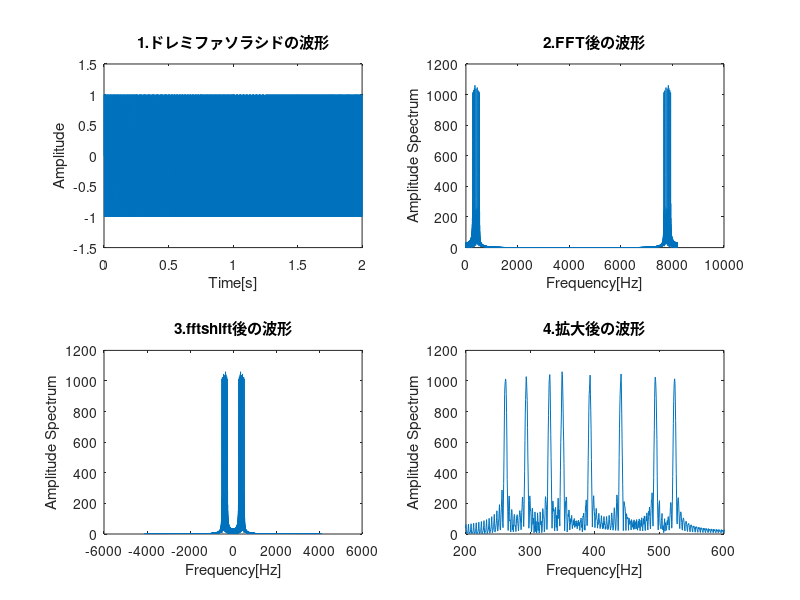
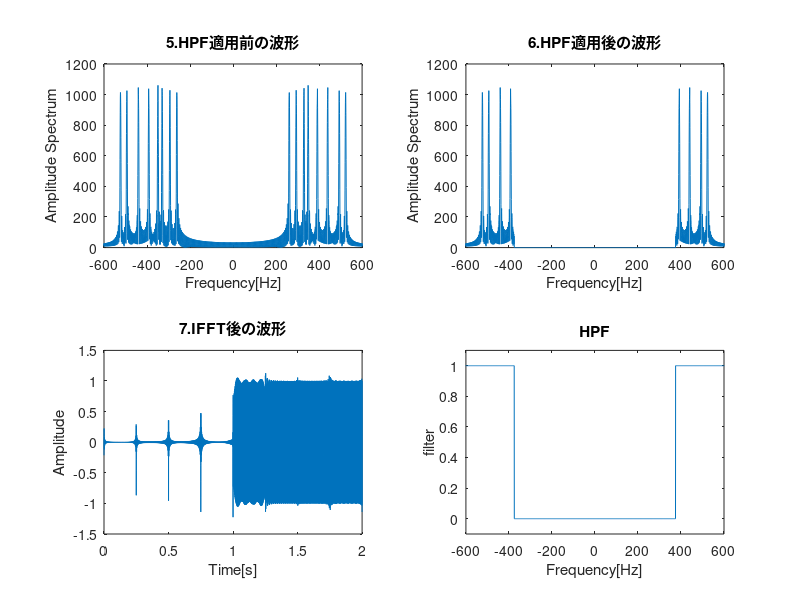

Reproduce these figures in MATLAB, in order.
clear;

Fs=8192;           
t=[0:Fs/4-1]/Fs;         %時刻 それぞれの周波数における
t2=[0:2*Fs-1]/Fs;        %yの時間

h1=[0:0.5:Fs-0.5];       %周波数軸の設定1(仮)
h2=[-Fs/2:0.5:Fs/2-0.5]; %サンプリング定理より周波数軸の設定2

y1=sin(2*pi*261.38*t);  %ドの信号
y2=sin(2*pi*293.67*t);  %レの信号
y3=sin(2*pi*329.63*t);  %ミの信号
y4=sin(2*pi*349.23*t);  %ファの信号
y5=sin(2*pi*392.00*t);  %ソの信号
y6=sin(2*pi*440.00*t);  %ラの信号
y7=sin(2*pi*493.88*t);  %シの信号
y8=sin(2*pi*523.23*t);  %ドの信号

y=[y1 y2 y3 y4 y5 y6 y7 y8];  %ドレミファソラシドの連結

Y=fft(y);          %fftする
Yshift=fftshift(Y);     %fftshiftする

%HPFの作成
x1=ones(1,7442);
x2=zeros(1,750);
x3=zeros(1,750);
x4=ones(1,7442);
X=[x1 x2 x3 x4];  %HPF
A=Yshift.*X;      %HPF

Ashift=ifftshift(A);   %ifftshiftする
Z=ifft(Ashift);        %ifftする
Z=real(Z);    %周波数領域に変換して空間領域に戻したときに虚数部が残るので実部のみを取り出す

%figure;

%IFFT後の波形
plot(t2,Z);
axis([0 2,-1.5 1.5]);
xlabel('Time[s]');
ylabel('Amplitude');
title('IFFT後の波形');

sound(Z,Fs); %ドレミファの音

%%%%%%%%%%%%%%%%%%%%%%%%レポート用グラフ%%%%%%%%%%%%%%%%%%%%%%%%%%

%figure;

%yの波形
subplot(2,2,1);
plot(t2,y);
axis([0 2,-1.5 1.5]);
xlabel('Time[s]');
ylabel('Amplitude');
title('1.ドレミファソラシドの波形');

%FFT後の波形
subplot(2,2,2);
Y=abs(Y);
plot(h1,Y);
xlabel('Frequency[Hz]');
ylabel('Amplitude Spectrum');
title('2.FFT後の波形');

%fftshift後の波形
subplot(2,2,3);
Yshift=abs(Yshift);
plot(h2,Yshift);
xlabel('Frequency[Hz]');
ylabel('Amplitude Spectrum');Yshift=abs(Yshift);
title('3.fftshift後の波形');

%拡大後の波形
subplot(2,2,4);
plot(h2,Yshift);
axis([200 600,0 1200]);
xlabel('Frequency[Hz]');
ylabel('Amplitude Spectrum');
title('4.拡大後の波形');

figure;

%HPF適用前の波形
subplot(2,2,1);
plot(h2,Yshift);
axis([-600 600,0 1200]);
xlabel('Frequency[Hz]');
ylabel('Amplitude Spectrum');
title('5.HPF適用前の波形');

%HPF適用後の波形
subplot(2,2,2);
A=abs(A);
plot(h2,A);
axis([-600 600,0 1200]);
xlabel('Frequency[Hz]');
ylabel('Amplitude Spectrum');
title('6.HPF適用後の波形');

%IFFT後の波形
subplot(2,2,3);
plot(t2,Z);
axis([0 2,-1.5 1.5]);
xlabel('Time[s]');
ylabel('Amplitude');
title('7.IFFT後の波形');

%graph of hpf
subplot(2,2,4);
plot(h2,X);
axis([-600 600, -0.1 1.1]);
xlabel('Frequency[Hz]');
ylabel('filter');
title('HPF');